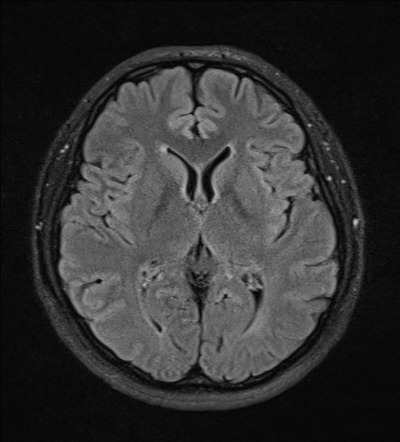
#> input picture brain-tumor-detection/brain_tumor/Training/no_tumor/7.jpg, 400 x 442 px, found by its file name; its folder holds 4 pictures in this run
$ python model.py
#> lines starting #> are read from the running program, lines starting #| are printed output that depends on the picture; pictures that were not available may be replaced by others from this repository, and a replacement may not be noted
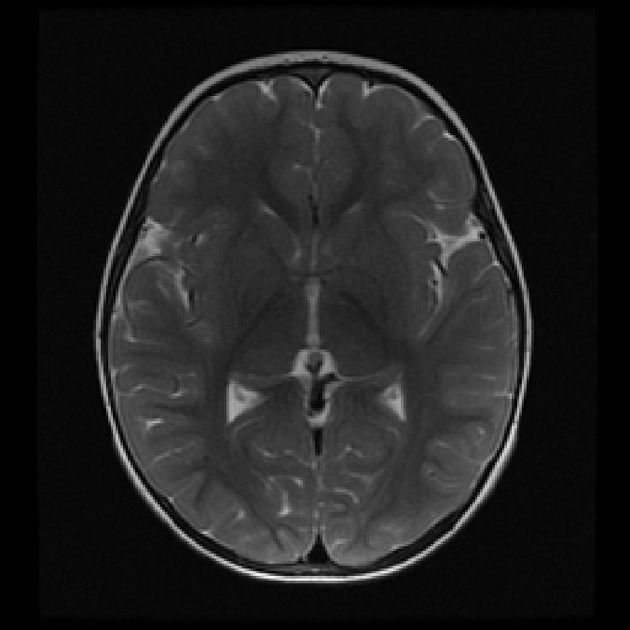
#> input picture brain-tumor-detection/brain_tumor/Training/no_tumor/image (16).jpg, 630 x 630 px, found by its file name
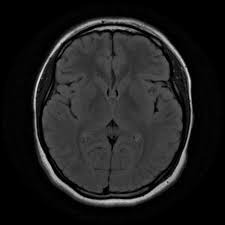
#> input picture brain-tumor-detection/brain_tumor/Training/no_tumor/image (28).jpg, 225 x 225 px, found by its file name
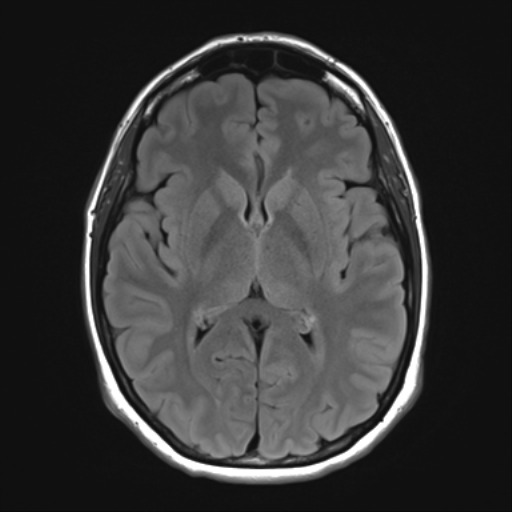
#> input picture brain-tumor-detection/brain_tumor/Training/no_tumor/image (30).jpg, 512 x 512 px, found by its file name
import os
import cv2
import numpy as np
import pandas as pd
import matplotlib.pyplot as plt
from sklearn.model_selection import train_test_split
from sklearn.metrics import accuracy_score
from sklearn.decomposition import PCA
from sklearn.linear_model import LogisticRegression
from sklearn.svm import SVC

def data(data_training):
        X = []
        Y = []
        for i in labels:
            path = data_training + "/" + i
#> (the run stopped early here; a loop or call above may not have finished)
